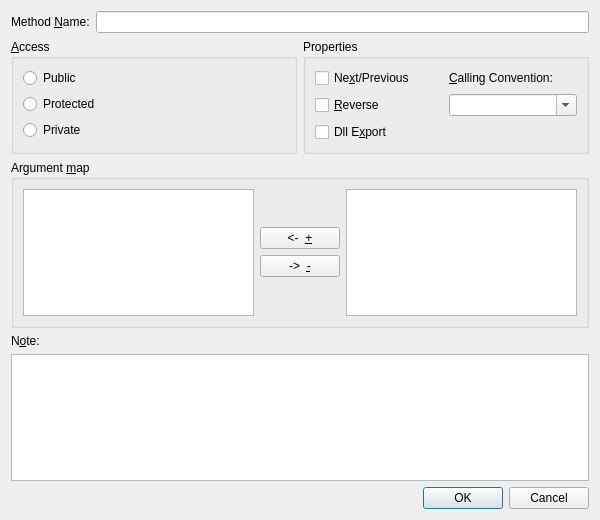
<?xml version="1.0" encoding="UTF-8"?>
<ui version="4.0">
 <class>FindMethodDialog</class>
 <widget class="QDialog" name="FindMethodDialog">
  <property name="geometry">
   <rect>
    <x>0</x>
    <y>0</y>
    <width>600</width>
    <height>520</height>
   </rect>
  </property>
  <property name="windowTitle">
   <string>Find Method</string>
  </property>
  <layout class="QVBoxLayout" name="mainLayout">
   <item>
    <layout class="QHBoxLayout" name="nameRow">
     <item>
      <widget class="QLabel" name="labelName">
       <property name="text">
        <string>Method &amp;Name:</string>
       </property>
       <property name="buddy">
        <cstring>editName</cstring>
       </property>
      </widget>
     </item>
     <item>
      <widget class="QLineEdit" name="editName">
       <property name="maxLength">
        <number>64</number>
       </property>
      </widget>
     </item>
    </layout>
   </item>
   <item>
    <layout class="QHBoxLayout" name="attribRow">
     <item>
      <widget class="QGroupBox" name="accessGroup">
       <property name="title">
        <string>&amp;Access</string>
       </property>
       <layout class="QVBoxLayout" name="accessLayout">
        <item>
         <widget class="QRadioButton" name="radioPublic">
          <property name="text">
           <string>Public</string>
          </property>
         </widget>
        </item>
        <item>
         <widget class="QRadioButton" name="radioProtected">
          <property name="text">
           <string>Protected</string>
          </property>
         </widget>
        </item>
        <item>
         <widget class="QRadioButton" name="radioPrivate">
          <property name="text">
           <string>Private</string>
          </property>
         </widget>
        </item>
       </layout>
      </widget>
     </item>
     <item>
      <widget class="QGroupBox" name="propertiesGroup">
       <property name="title">
        <string>Properties</string>
       </property>
       <layout class="QGridLayout" name="propertiesLayout">
        <item row="0" column="0">
         <widget class="QCheckBox" name="checkNext">
          <property name="text">
           <string>Ne&amp;xt/Previous</string>
          </property>
         </widget>
        </item>
        <item row="1" column="0">
         <widget class="QCheckBox" name="checkReverse">
          <property name="text">
           <string>&amp;Reverse</string>
          </property>
         </widget>
        </item>
        <item row="2" column="0">
         <widget class="QCheckBox" name="checkDllExport">
          <property name="text">
           <string>Dll E&amp;xport</string>
          </property>
         </widget>
        </item>
        <item row="0" column="1">
         <widget class="QLabel" name="labelCallConv">
          <property name="text">
           <string>&amp;Calling Convention:</string>
          </property>
          <property name="buddy">
           <cstring>comboCallConv</cstring>
          </property>
         </widget>
        </item>
        <item row="1" column="1">
         <widget class="QComboBox" name="comboCallConv">
          <property name="editable">
           <bool>true</bool>
          </property>
         </widget>
        </item>
       </layout>
      </widget>
     </item>
    </layout>
   </item>
   <item>
    <widget class="QGroupBox" name="mapGroup">
     <property name="title">
      <string>Argument &amp;map</string>
     </property>
     <layout class="QHBoxLayout" name="mapLayout">
      <item>
       <widget class="QListWidget" name="listArguments">
        <property name="selectionMode">
         <enum>QAbstractItemView::SelectionMode::ExtendedSelection</enum>
        </property>
       </widget>
      </item>
      <item>
       <layout class="QVBoxLayout" name="mapButtonsCol">
        <item>
         <spacer name="mapButtonsTopSpacer">
          <property name="orientation">
           <enum>Qt::Orientation::Vertical</enum>
          </property>
          <property name="sizeHint" stdset="0">
           <size>
            <width>20</width>
            <height>40</height>
           </size>
          </property>
         </spacer>
        </item>
        <item>
         <widget class="QPushButton" name="buttonAdd">
          <property name="text">
           <string>&lt;-  &amp;+</string>
          </property>
         </widget>
        </item>
        <item>
         <widget class="QPushButton" name="buttonDelete">
          <property name="text">
           <string>-&gt;  &amp;-</string>
          </property>
         </widget>
        </item>
        <item>
         <spacer name="mapButtonsBottomSpacer">
          <property name="orientation">
           <enum>Qt::Orientation::Vertical</enum>
          </property>
          <property name="sizeHint" stdset="0">
           <size>
            <width>20</width>
            <height>40</height>
           </size>
          </property>
         </spacer>
        </item>
       </layout>
      </item>
      <item>
       <widget class="CbTreeWidget" name="tree">
        <property name="headerHidden">
         <bool>true</bool>
        </property>
        <column>
         <property name="text">
          <string notr="true">1</string>
         </property>
        </column>
       </widget>
      </item>
     </layout>
    </widget>
   </item>
   <item>
    <widget class="QLabel" name="labelNote">
     <property name="text">
      <string>N&amp;ote:</string>
     </property>
     <property name="buddy">
      <cstring>editNote</cstring>
     </property>
    </widget>
   </item>
   <item>
    <widget class="QPlainTextEdit" name="editNote">
     <property name="maximumHeight">
      <number>90</number>
     </property>
    </widget>
   </item>
   <item>
    <widget class="QDialogButtonBox" name="buttonBox">
     <property name="orientation">
      <enum>Qt::Orientation::Horizontal</enum>
     </property>
     <property name="standardButtons">
      <set>QDialogButtonBox::StandardButton::Cancel|QDialogButtonBox::StandardButton::Ok</set>
     </property>
    </widget>
   </item>
  </layout>
 </widget>
 <customwidgets>
  <customwidget>
   <class>CbTreeWidget</class>
   <extends>QTreeWidget</extends>
   <header>CbTreeWidget.h</header>
  </customwidget>
 </customwidgets>
 <resources/>
 <connections/>
</ui>
